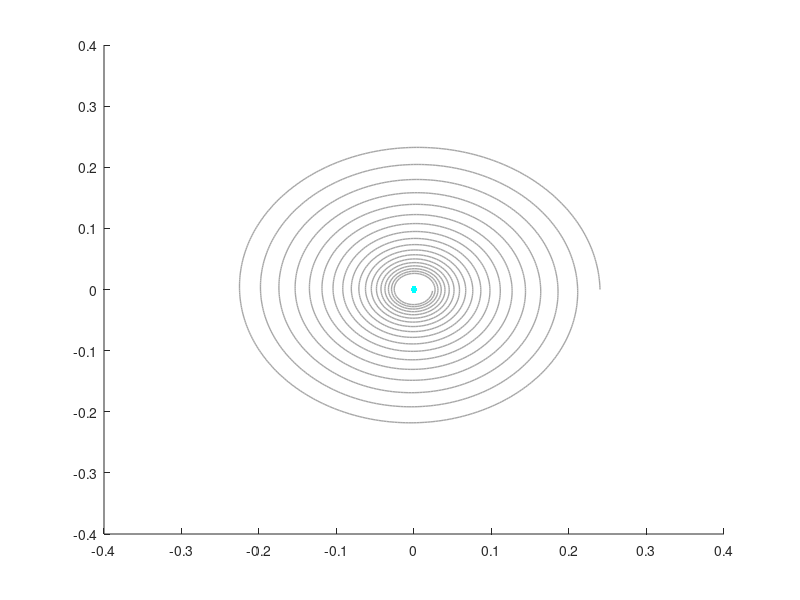

Source code (MATLAB): (Note: this script raises an error after producing the figure.)
%% Parameters

% Hoop
m_hoop = 0.5; % kg
R_hoop = 0.24; % m
I_hoop = m_hoop*R_hoop^2;

% Person
R_person = 0.03; % m
mu = 0.1; % [/]

% Simulation
t_lim = [0; 3];
dt = 0.001;
t = t_lim(1):dt:t_lim(2);
N = length(t);

% Spiral input
a_upper = R_hoop; % m       Initial radius on x-axis
a_lower = R_hoop/10; % m    Final radius on x-axis
b_upper = R_hoop; % m       Initial radius on y-axis
b_lower = R_hoop/10; % m     Final radius on y-axis
v_spiral = 5; % m/s         Traversal speed

%% Generate spiral trajectory of person

a = [a_upper a_lower]; % Change of x-axis radius from start to end
b = [b_upper b_lower]; % Change of y-axis radius from start to end

% Calculate radius change over axes
dr_a = (a(2)-a(1)) / t_lim(2);
a_radius = a(1) + dr_a*t;
dr_b = (b(2)-b(1)) / t_lim(2);
b_radius = b(1) + dr_b*t;

% Calculate angle change
r_spiral = (a_radius.^2 + b_radius.^2).^0.5;
dth_spiral = v_spiral*(r_spiral.^-1);
th_spiral = zeros([1 N+1]);

p_person = zeros([2 N]);    % [x, y] x N
v_person = zeros([2 N]);    % [dx, dy] x N
a_person = zeros([2 N]);    % [ddx, ddy] x N

% Iteratively calculate spiral trajectory
for i = 1:N
    
    p_person(:,i) = [ a_radius(i)*cos(th_spiral(i)) ;...
                      b_radius(i)*sin(th_spiral(i)) ];
    v_person(:,i) = [ dr_a*cos(th_spiral(i)) - a_radius(i)*sin(th_spiral(i))*dth_spiral(i) ;...
                      dr_b*sin(th_spiral(i)) + b_radius(i)*cos(th_spiral(i))*dth_spiral(i) ];
    a_person(:,i) = [ dr_a*sin(th_spiral(i))*dth_spiral(i) - dr_a*sin(th_spiral(i))*dth_spiral(i) - a_radius(i)*cos(th_spiral(i))*dth_spiral(i)^2 ;...
                      dr_b*cos(th_spiral(i))*dth_spiral(i) + dr_b*cos(th_spiral(i))*dth_spiral(i) - b_radius(i)*sin(th_spiral(i))*dth_spiral(i)^2 ];

    % Update angle for next step
    th_spiral(:, i+1) = th_spiral(i) + dt*dth_spiral(i);
end

%% Forward simulation
% From person to hoop

% Init hoop states
p_hoop = zeros([3 N]);      % [x, y, phi] x N
v_hoop = zeros([3 N]);      % [dx, dy, dphi] x N

% Set initial state of hoop
p_hoop(1:2, 1) = p_person(:,1) + [-R_person + R_hoop; 0];
p_hoop(3, 1) = pi;

F_contact = zeros([2 N]);

% Iterate for timesteps
for i = 1:N-1

    % Carry over velocity
    v_hoop(:, i+1) = v_hoop(:,i);

    % Check if hoop and person are in contact
    dist_btwn = norm(p_person(:, i) - p_hoop(1:2, i));
    contact = (dist_btwn >= R_hoop - R_person) &&...
                (dist_btwn <= R_hoop + R_person);

    % Apply force and torque to hoop if there's contact
    if contact
        % Planar collision
        v_plus = v_person(:, i+1);
        v_minus_hoop = v_hoop(1:2, i+1);

        % Collision force acts normal to the hoop
        normal = (p_person(:, i) - p_hoop(1:2, i)) / norm(p_person(:, i) - p_hoop(1:2, i));

        % Difference in momentum
        F_c = m_hoop*norm(v_plus - v_minus_hoop)*normal;

        % Calculate frictional torque
        tau_c = norm(F_c)*R_hoop*mu;

        % Tau is mu times normal component of F_c
        v_hoop(1:2, i+1) = F_c/m_hoop + v_hoop(1:2, i+1);
        v_hoop(3, i+1) = tau_c/I_hoop + v_hoop(3, i+1);

        % Save contact force for viewing
        F_contact(:,i) = F_c;
        
    end

    % Update hoop state
    p_hoop(:, i+1) = p_hoop(:,i) + dt*v_hoop(:,i+1);

end

%% Display

% Plot trajectory
hold on
plot(p_person(1,:), p_person(2,:), '-', 'LineWidth', 1, 'Color', [0.65 0.65 0.65])

% Prepare plot handles
h_hoop = plot([0],[0],'b-','LineWidth',2);
h_hoop_dot = plot([0],[0],'c.','MarkerSize',15);
h_contact = plot([0],[0],'m-','LineWidth',2);
h_person = fill([0],[0],'r-','LineStyle','none');

xlabel('x'); ylabel('y');
h_title = title('t=0.0s');

axis equal
axis([-0.75 0.75 -0.75 0.75]);

% Precompute geometries
th = 0:pi/50:2*pi;
person_circle_x = R_person*cos(th);
person_circle_y = R_person*sin(th);
hoop_circle_x = R_hoop*cos(th);
hoop_circle_y = R_hoop*sin(th);

% For visualization purposes
sim_speed = 1;

% Step through and update animation
for i = 1:N
    % Update time title
    set(h_title,'String',  sprintf('t=%.2f',t(i)) );
    
    % Plot bodies
    set(h_person,'XData', person_circle_x + p_person(1,i));
    set(h_person,'YData', person_circle_y + p_person(2,i));
    
    set(h_hoop,'XData', hoop_circle_x + p_hoop(1,i));
    set(h_hoop,'YData', hoop_circle_y + p_hoop(2,i));

    set(h_hoop_dot,'XData', [p_hoop(1,i) + R_hoop*cos(p_hoop(3,i))]);
    set(h_hoop_dot,'YData', [p_hoop(2,i) + R_hoop*sin(p_hoop(3,i))]);

    % Plot contact force
    normal = F_contact(:,i)/norm(F_contact(:,i));
    contact_vec_x = [0 0.15*normal(1)];
    contact_vec_y = [0 0.15*normal(2)];
    contact_point = p_hoop(1:2, i) + R_hoop*normal;
    set(h_contact,'XData', contact_vec_x + contact_point(1));
    set(h_contact,'YData', contact_vec_y + contact_point(2));

    % Pause sim between frames
    pause(dt/sim_speed)
end
